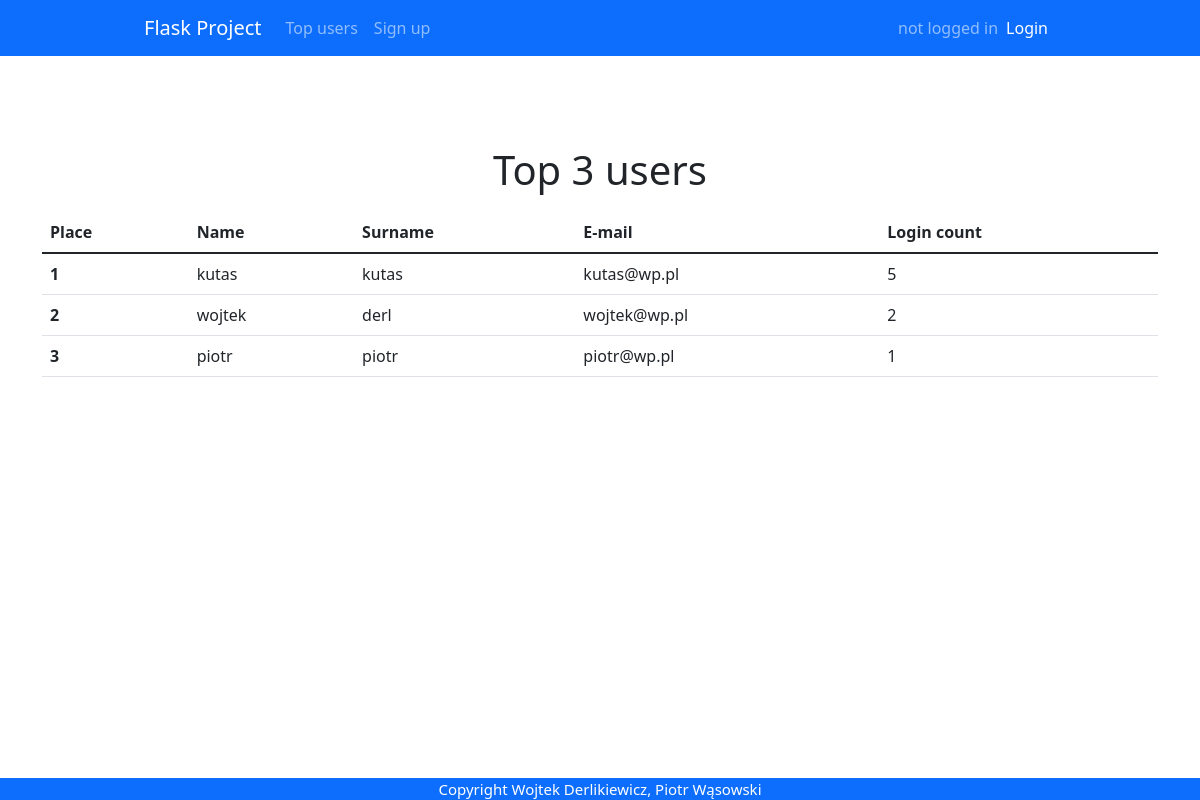
Page /top_users on the earlier database version.
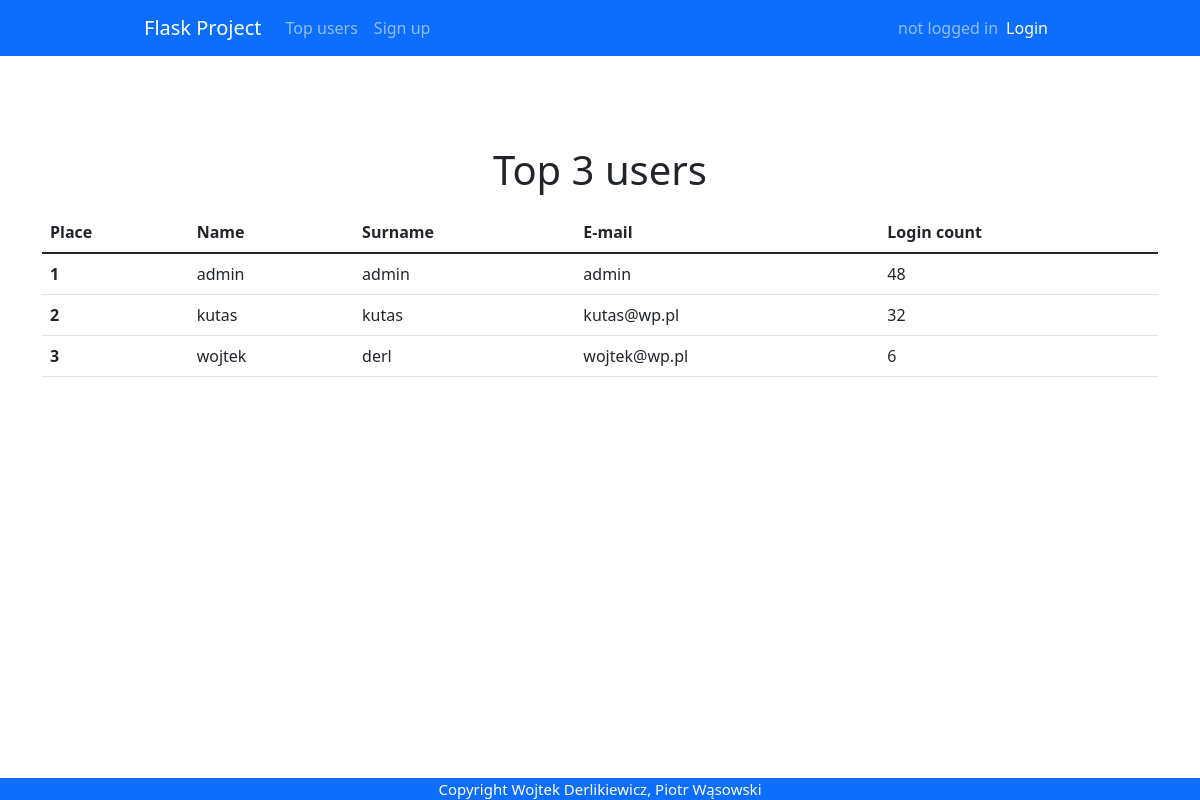
Same page on the later database version.
### app.py (models this page shows)
class User(db.Model, UserMixin):
    id = db.Column(db.Integer, primary_key = True)
    email = db.Column(db.String(30), nullable=False, unique=True)
    name = db.Column(db.String(20), nullable=False)
    last_name = db.Column(db.String(20), nullable=False)
    password = db.Column(db.String(80), nullable=False)
    login_count = db.Column(db.Integer, nullable=False, default=0)
    isAdmin = db.Column(db.Boolean(), nullable=False, default=False)

### app.py (the view)
@app.route('/top_users', methods=['GET', 'POST'])
def topUsers():
    top_users = db.session.query(User).order_by(User.login_count.desc()).limit(3)
    return render_template('top_users.html', users = top_users)

### templates/top_users.html
{% extends "base.html" %} {% block title %}Top users{% endblock %} {% block
content %}
<h1>Top 3 users</h1>
<table class="table">
  <thead>
    <tr>
      <th scope="col">Place</th>
      <th scope="col">Name</th>
      <th scope="col">Surname</th>
      <th scope="col">E-mail</th>
      <th scope="col">Login count</th>
    </tr>
  </thead>
  <tbody>
    {% set x = namespace(value=1) %} {% for user in users %}
    <tr>
      <th scope="row">{{x.value}} {% set x.value = x.value + 1 %}</th>
      <td>{{ user.name }}</td>
      <td>{{ user.last_name }}</td>
      <td>{{ user.email }}</td>
      <td>{{ user.login_count }}</td>
    </tr>
    {% endfor %}
  </tbody>
</table>
{% endblock %}

Differences in the rows shown:
removed User: value "3", name "piotr", last_name "piotr", email "piotr@wp.pl", login_count "1"
added User: value "1", name "admin", last_name "admin", email "admin", login_count "48"
changed User "kutas": value "1" → "2"; login_count "5" → "32"
changed User "wojtek": value "2" → "3"; login_count "2" → "6"
